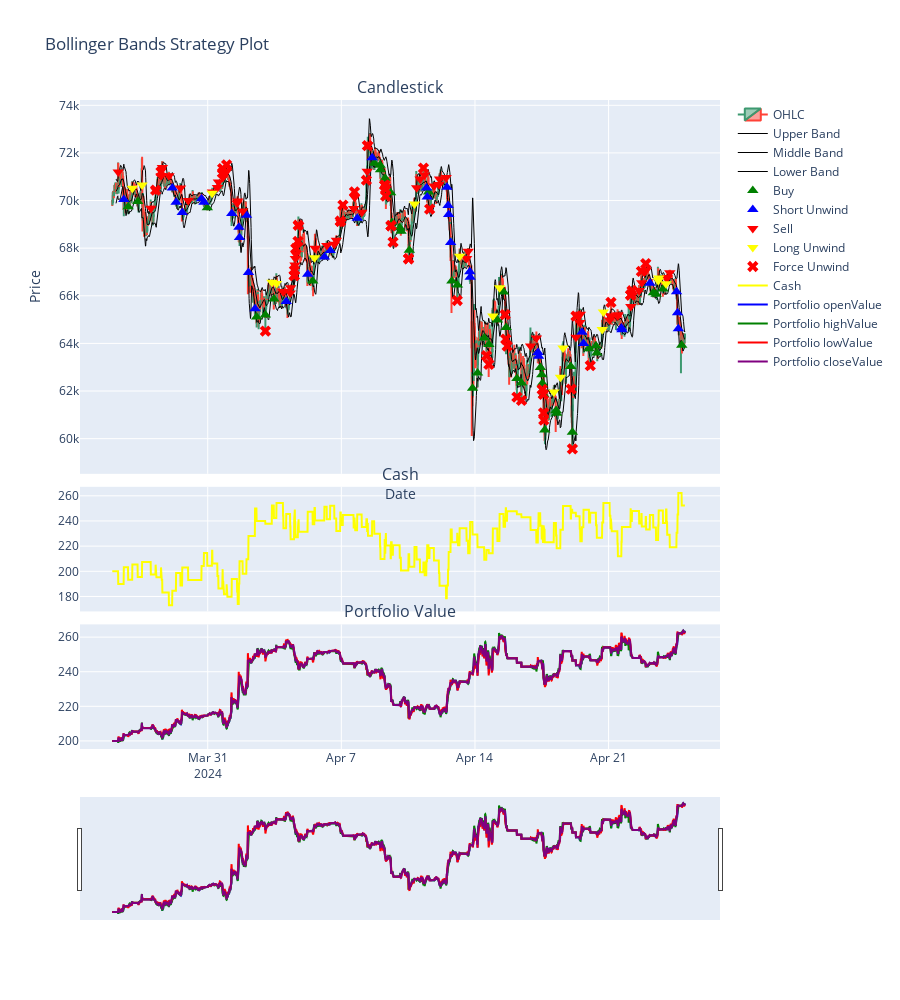

Notebook code cell kept with this figure:
### Code cell
bt.strategy.plot_history()
